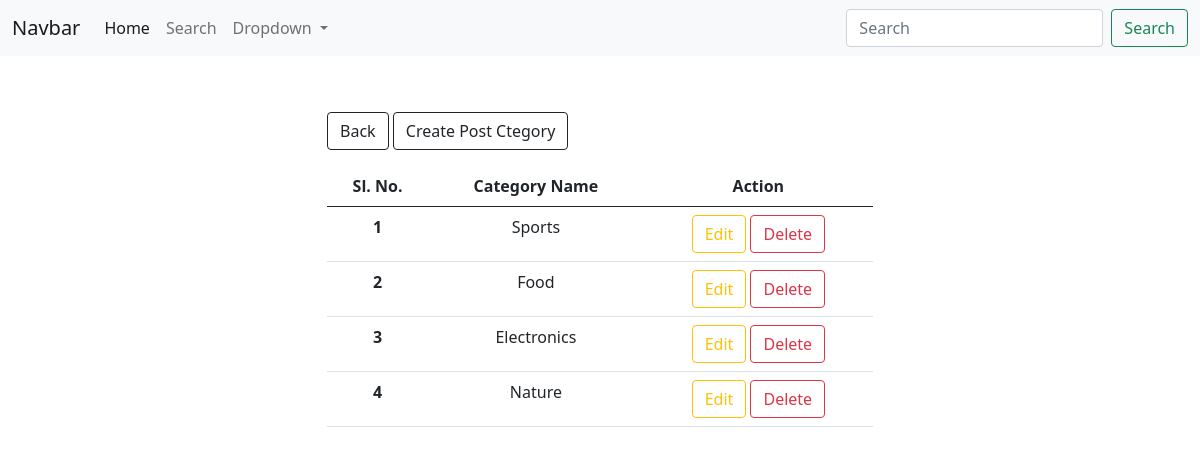
Page /post-categories/ (signed in) on the committed database.
### mainapp/models.py (models this page shows, shortened)
class PostCategory(models.Model):
    category_name = models.CharField(max_length = 150)
    created = models.DateTimeField(auto_now_add=True)
    class Meta:
        ordering = ['-created']

### mainapp/views.py (the view)
# urls.py: path('post-categories/', views.PostCategoryView.as_view(), name='post-categories'),
class PostCategoryView(LoginRequiredMixin, ListView):
    template_name = 'mainapp/post-categories.html'
    model = PostCategory
    context_object_name = 'categories'

### mainapp/templates/mainapp/post-categories.html (shortened to what this page needs)
{% extends 'mainapp/main.html' %}
{% block content %}
    <div class="row justify-content-center">
        <div class="col-sm-6 my-5">
            <a href="{% url 'user-profile' request.user.id %}" class="btn btn-outline-dark my-3">Back</a>
            {% if request.user.is_superuser %}
                <a href="{% url 'create-post-category' %}" class="btn btn-outline-dark my-3">Create Post Ctegory</a>
            {% endif %}
            <table class="table table-hover text-center">
                <thead>
                  <tr>
                    <th scope="col">Sl. No.</th>
                    <th scope="col">Category Name</th>
                    {% if request.user.is_superuser %}
                        <th scope="col">Action</th>
                    {% endif %}
                  </tr>
                </thead>
                <tbody>
                    {% for category in categories %}
                        <tr>
                            <th scope="row">{{forloop.counter}}</th>
                            <td>{{category.category_name}}</td>
                            {% if request.user.is_superuser %}
                                <td>
                                    <a href="{% url 'edit-post-category' category.id %}" class="btn btn-outline-warning">Edit</a>
                                    <a href="{% url 'delete-post-category' category.id %}" class="btn btn-outline-danger">Delete</a>
                                </td>
                            {% endif %}
                        </tr>
                    {% empty %}
                        <h3 class="alert alert-warning">No Categories Available</h3>
                    {% endfor %}
                </tbody>
              </table>
        </div>
    </div>
{% endblock content %}

### rows in the picture
PostCategory: category_name "Sports"
PostCategory: category_name "Food"
PostCategory: category_name "Electronics"
PostCategory: category_name "Nature"
